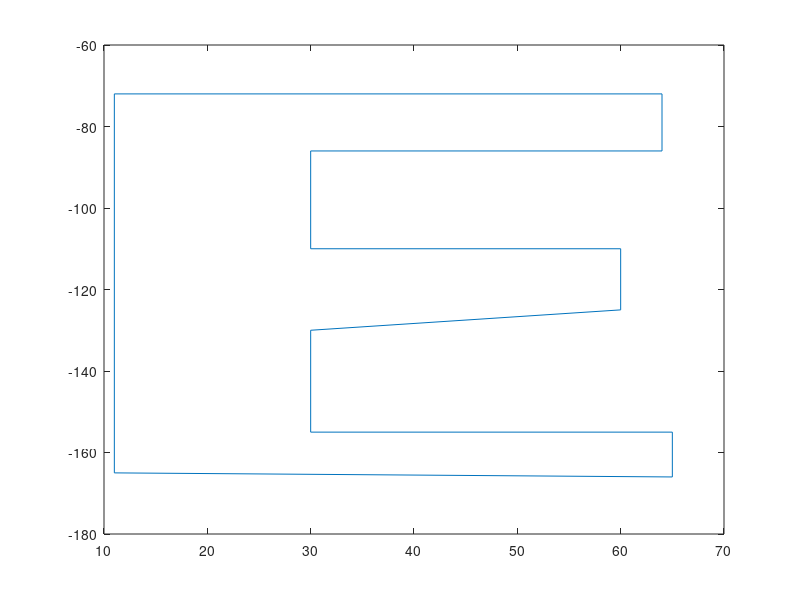

The MATLAB script that drew this image: (Note: this script raises an error after producing the figure.)
x_E = [11, 64, 64, 30, 30, 60, 60, 30, 30, 65, 65, 11, 11 ];
y_E = [-72, -72, -86, -86, -110, -110, -125, -130, -155, -155, -166, -165, -72];

figure; plot(x_E, y_E);

[x_E, y_E] = subd_image(x_E,y_E)
[x_E, y_E] = subd_image(x_E,y_E) % 점점 매끄러운 함수 출력
figure; plot(x_E,y_E,'-b')

function [t_subd] = subdivision(t)

t1 = [t(end-1), t(1:end), t(2)];
n = length(t);
t_subd = zeros(1,2*n-1);

for i = 2:n+1
    t_subd(2*i-3) = t1(i);
end

for i = 2:n
    t_subd(2*i-1) = mask*[t1(i-1); t1(i); t1(i+1); t1(i+2)];
end

figure; plot(x, y, '-bo', n, t_subd, '-rx');
end

